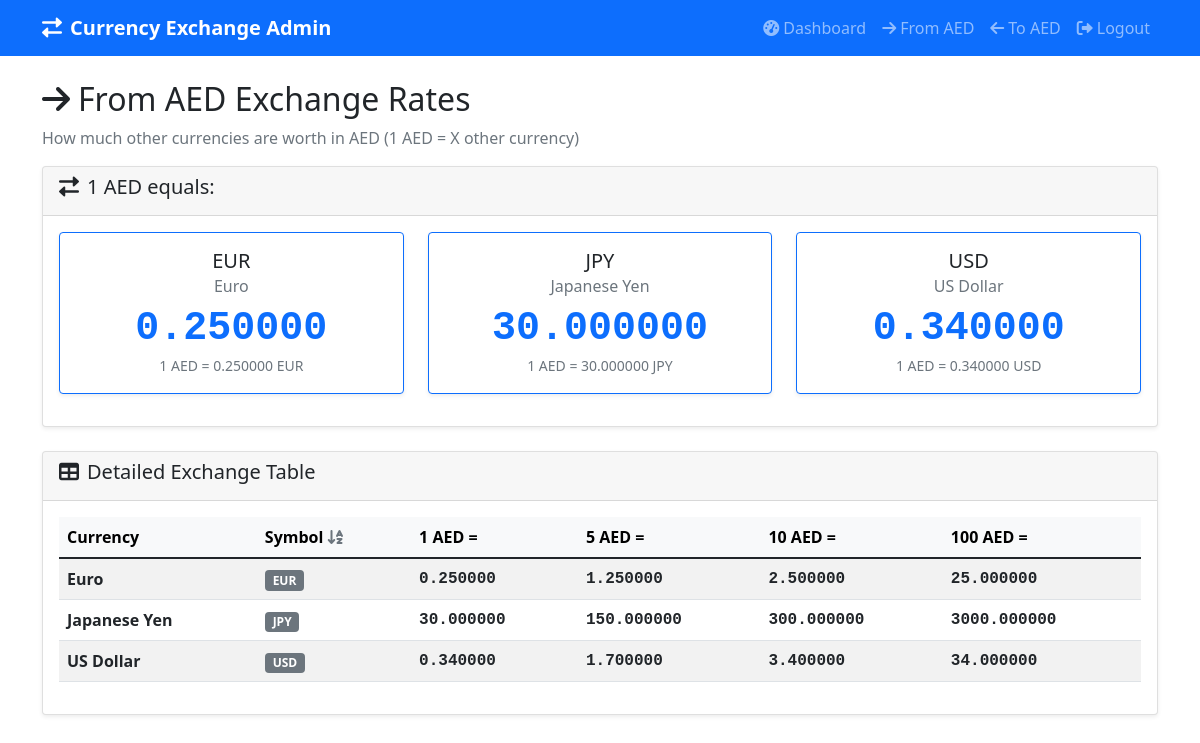
Page /from_aed (signed in) on the committed database.
### app.py (models this page shows, shortened)
class Currency(db.Model):
    id = db.Column(db.Integer, primary_key=True)
    name = db.Column(db.String(100), nullable=False)
    symbol = db.Column(db.String(10), nullable=False, unique=True)
    rate_to_aed = db.Column(db.Float, nullable=False)  # How much of this currency equals 1 AED

### app.py (the view)
@app.route('/from_aed')
@login_required
def from_aed():
    currencies = Currency.query.order_by(Currency.symbol.asc()).all()
    return render_template('from_aed.html', currencies=currencies)

### app.py (called while the page is built)
@login_manager.user_loader
def load_user(user_id):
    admin_user = AdminUser.query.filter_by(username=user_id).first()
    if admin_user:
        return User(admin_user.username)
    return None

### templates/from_aed.html (shortened to what this page needs)
{% extends "base.html" %}
{% block content %}
<div class="row">
    <div class="col-12">
        <h2><i class="fas fa-arrow-right me-2"></i>From AED Exchange Rates</h2>
        <p class="text-muted">How much other currencies are worth in AED (1 AED = X other currency)</p>
    </div>
</div>
<div class="row">
    <div class="col-12">
        <div class="card">
            <div class="card-header">
                <h5><i class="fas fa-exchange-alt me-2"></i>1 AED equals:</h5>
            </div>
            <div class="card-body">
                {% if currencies %}
                <div class="row">
                    {% for currency in currencies %}
                    <div class="col-md-6 col-lg-4 mb-3">
                        <div class="card border-primary">
                            <div class="card-body text-center">
                                <h5 class="card-title">{{ currency.symbol }}</h5>
                                <h6 class="card-subtitle mb-2 text-muted">{{ currency.name }}</h6>
                                <div class="display-6 currency-rate text-primary">
                                    {{ "%.6f"|format(currency.rate_to_aed) }}
                                </div>
                                <small class="text-muted">
                                    1 AED = {{ "%.6f"|format(currency.rate_to_aed) }} {{ currency.symbol }}
                                </small>
                            </div>
                        </div>
                    </div>
                    {% endfor %}
                </div>
                {% endif %}
            </div>
        </div>
    </div>
</div>
{% if currencies %}
<div class="row mt-4">
    <div class="col-12">
        <div class="card">
            <div class="card-header">
                <h5><i class="fas fa-table me-2"></i>Detailed Exchange Table</h5>
            </div>
            <div class="card-body">
                <div class="table-responsive">
                    <table class="table table-striped table-hover">
                        <thead class="table-primary">
                            <tr>
                                <th>Currency</th>
                                <th>Symbol <i class="fas fa-sort-alpha-down text-muted"></i></th>
                                <th>1 AED =</th>
                                <th>5 AED =</th>
                                <th>10 AED =</th>
                                <th>100 AED =</th>
                            </tr>
                        </thead>
                        <tbody>
                            {% for currency in currencies %}
                            <tr>
                                <td><strong>{{ currency.name }}</strong></td>
                                <td><span class="badge bg-secondary">{{ currency.symbol }}</span></td>
                                <td class="currency-rate">{{ "%.6f"|format(currency.rate_to_aed) }}</td>
                                <td class="currency-rate">{{ "%.6f"|format(currency.rate_to_aed * 5) }}</td>
                                <td class="currency-rate">{{ "%.6f"|format(currency.rate_to_aed * 10) }}</td>
                                <td class="currency-rate">{{ "%.6f"|format(currency.rate_to_aed * 100) }}</td>
                            </tr>
                            {% endfor %}
                        </tbody>
                    </table>
                </div>
            </div>
        </div>
    </div>
</div>
{% endif %}
{% endblock %}

### templates/base.html (style rules this page uses)
.card { box-shadow: 0 0.125rem 0.25rem rgba(0, 0, 0, 0.075); }
.table th { background-color: #f8f9fa; }
.currency-rate { font-family: 'Courier New', monospace; font-weight: bold; }

### rows in the picture
Currency: symbol "EUR", name "Euro", rate_to_aed "0.250000", currency.rate_to_aed*5 "1.250000", currency.rate_to_aed*10 "2.500000", currency.rate_to_aed*100 "25.000000"
Currency: symbol "JPY", name "Japanese Yen", rate_to_aed "30.000000", currency.rate_to_aed*5 "150.000000", currency.rate_to_aed*10 "300.000000", currency.rate_to_aed*100 "3000.000000"
Currency: symbol "USD", name "US Dollar", rate_to_aed "0.340000", currency.rate_to_aed*5 "1.700000", currency.rate_to_aed*10 "3.400000", currency.rate_to_aed*100 "34.000000"
